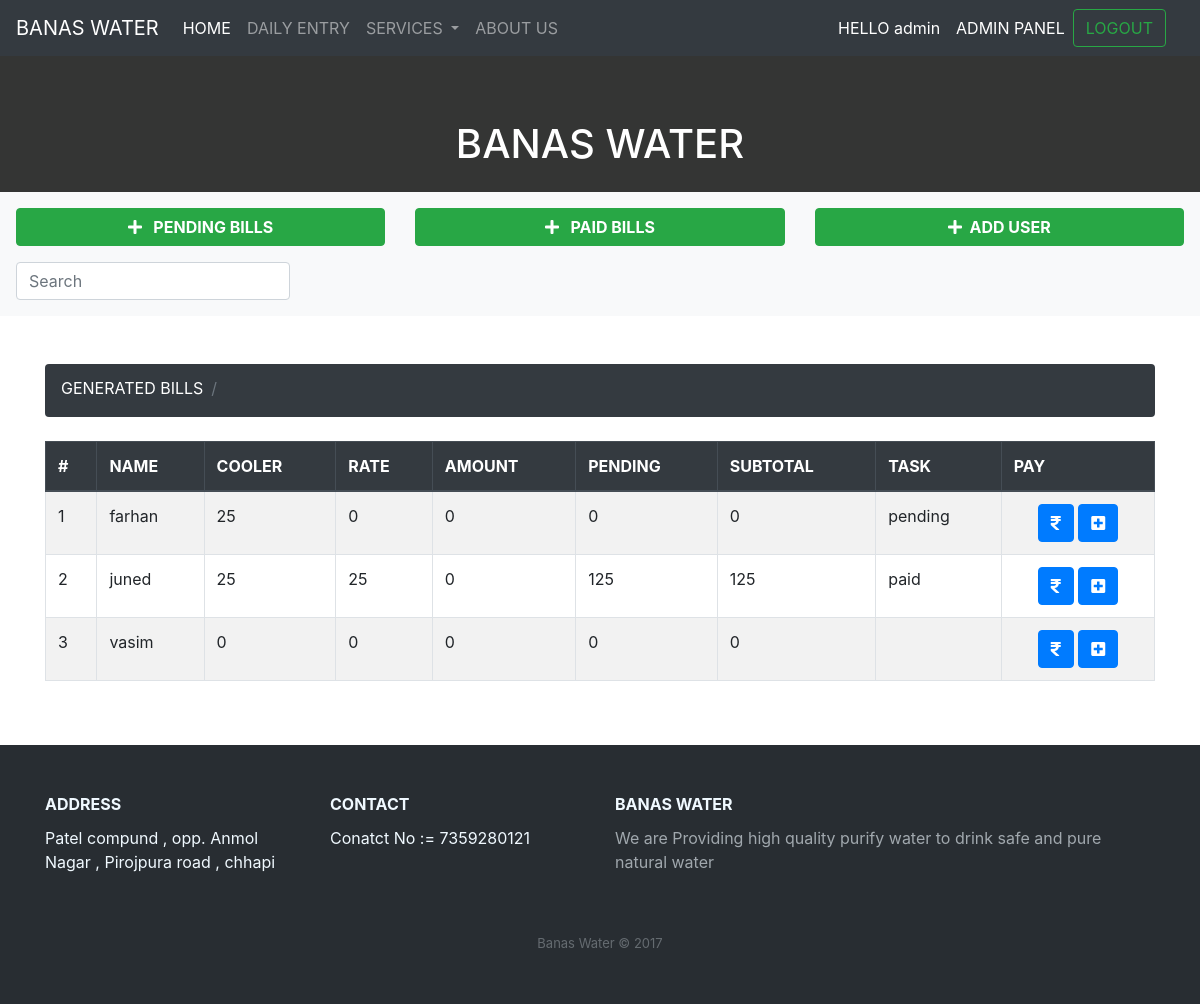
/banasadmin/ (signed in), run on an earlier commit of the app's database.
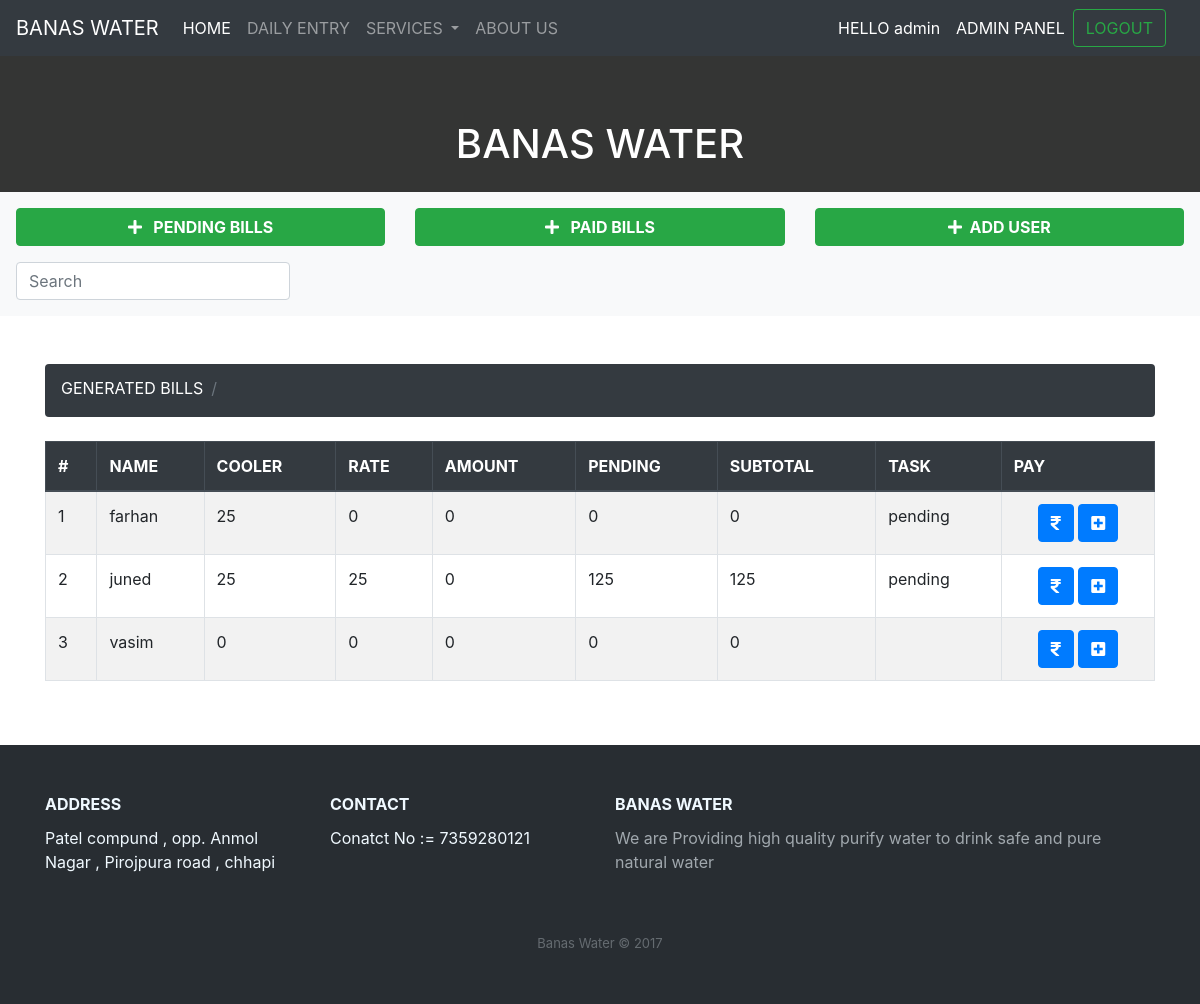
And on a later commit of the database.
### banasadmin/models.py (models this page shows)
class Bill(models.Model):
    name = models.CharField(max_length=100)
    cooler = models.IntegerField()
    rate = models.IntegerField()
    amount = models.IntegerField()
    pending_amount = models.IntegerField()
    subtotal = models.IntegerField()
    task = models.CharField(max_length=100)

### pages/decoraters.py (the view)
        def wrapper_func(request,*args,**kwargs):
            group = None
            if request.user.groups.exists():
                group = request.user.groups.all()[0].name
            if group in allowed_roles:
                return view_fuc(request,*args, **kwargs)
            else:
                return HttpResponse('YOU ARE NOT AUTHORISED')

### banasadmin/views.py (called while the page is built)
@login_required(login_url='login')
@allowed_users(allowed_roles=['admin'])
def billadmin(request):
    billdata = Bill.objects.all().order_by('-id')
    query = request.GET.get('q')
    if query:
        billdata = Bill.objects.filter(
            Q(id__icontains=query) | Q(name__icontains=query) | Q(cooler__icontains=query) | Q(task__icontains=query))
    paginator = Paginator(billdata , 5, orphans=0)
    is_paginated = True if paginator.num_pages > 1 else False
    page = request.GET.get('page') or 1
    try:
        current_page = paginator.page(page)
    except InvalidPage as e:
        messages.error(request, str(e))
        current_page = paginator.page(1)
    context = {
        'current_page': current_page,
        'is_paginated': is_paginated,
        'paginator': paginator
    }
    return render(request, 'banasadmin/billadmin.html',context)

### banasadmin/templates/banasadmin/billadmin.html (shortened to what this page needs)
{% extends 'banasadmin/pagination.html' %}
{% block table_title %}GENERATED BILLS
{% endblock table_title %}
{% block table_header %}
    <th>#</th>
    <th>NAME</th>
    <th>COOLER</th>
    <th>RATE</th>
    <th>AMOUNT</th>
    <th>PENDING</th>
    <th>SUBTOTAL</th>
    <th>TASK</th>
    <th>PAY</th>
{% endblock table_header %}
{% block table_data %}
    <td>{{ current_page.start_index|add:forloop.counter0 }}</td>
    <td>{{a.name}}</td>
    <td>{{a.cooler}}</td>
    <td>{{a.rate}}</td>
    <td>{{a.amount}}</td>
    <td>{{a.pending_amount}}</td>
    <td>{{a.subtotal}}</td>
    <td>{{a.task}}</td>
    <td class="text-center">
        <a class="btn btn-primary" href="/banasadmin/paybill/{{a.id}}"><i class="fas fa-rupee-sign"></i></a>
        <a class="btn btn-primary" href="/banasadmin/addbill/{{a.id}}"><i class="fas fa-plus-square"></i></a>
    </td>
{% endblock table_data %}

### banasadmin/templates/banasadmin/pagination.html (shortened to what this page needs)
{% extends 'pages/base.html' %}
{% block content %}
<div class=" py-3 text-white" style="background-color: #343534">
      <h1>&nbsp;&nbsp;<center>BANAS WATER</center></h1>
    </div>
    <div class="bg-light p-3">
    <div class="row">
       <div class="col-md-4">
         <a href="{% url 'pendingadmin' %}" class="btn btn-success d-block font-weight-bold mb-3">
          <i class="fas fa-plus"></i> &nbsp; PENDING BILLS</a>
       </div>
       <div class="col-md-4">
         <a href="{% url 'paidbilladmin' %}" class="btn btn-success d-block font-weight-bold mb-3">
          <i class="fas fa-plus"></i> &nbsp; PAID BILLS</a>
       </div>
       <div class="col-md-4">
         <a href="{% url 'addcustomer' %}" class="btn btn-success d-block font-weight-bold mb-3">
          <i class="fas fa-plus"></i> &nbsp;ADD USER</a>
       </div>
       <div class="col-md-4">
       <form class="form-inline my-2 my-lg-0" method="GET">
        <input class="form-control mr-sm-2" type="text" placeholder="Search" value="{{request.get.q}}" aria-label="Search" name="q">
    </form>
    </div>
    </div>
  </div>
<div class="container mt-5">
    <nav aria-label="breadcrumb" class="mb-4 ">
        <ol class="breadcrumb  bg-dark" style="height: 53px;">
          <li class="breadcrumb-item active text-white " aria-current="page">
          {% block table_title %}
          {% endblock table_title %}
          <li class="breadcrumb-item">
          </li>
        </ol>
      </nav>
    <div class="table-responsive">
    <table class="table table-striped thead-dark table-bordered table">
        <thead class="thead-dark">
          <tr>
{% block table_header %}
{% endblock table_header %}
          </tr>
        </thead>
        <tbody>
            {% for a in current_page %}
          <tr>
{% block table_data %}
{% endblock table_data %}
          </tr>
          {% endfor %}
         </tbody>
      </table>
    </div>
</div>
{% endblock content %}

What changed in the data, as far as the page shows it:
changed Bill "juned": task "paid" → "pending"
